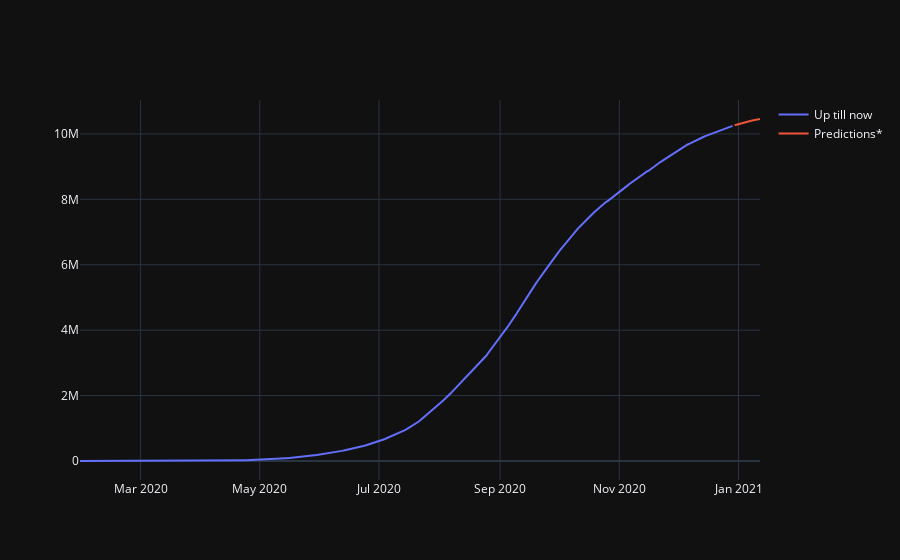

Source (notebook cell):
### Code cell
# graph
figure.show()

### Figure 1 — Plotly figure (JSON) as saved in the notebook; plotly's stock layout.template omitted (floating-point values rounded to 4 significant figures; data arrays with more than 128 entries replaced by an {"elided": "..."} marker saying what was removed)
{"data": [{"mode": "lines", "name": "Up till now", "type": "scatter", "x": {"elided": "335 str values"}, "y": {"elided": "335 int values"}}, {"mode": "lines", "name": "Predictions*", "type": "scatter", "x": ["2020-12-30T00:00:00", "2020-12-31T00:00:00", "2021-01-01T00:00:00", "2021-01-02T00:00:00", "2021-01-03T00:00:00", "2021-01-04T00:00:00", "2021-01-05T00:00:00", "2021-01-06T00:00:00", "2021-01-07T00:00:00", "2021-01-08T00:00:00", "2021-01-09T00:00:00", "2021-01-10T00:00:00", "2021-01-11T00:00:00", "2021-01-12T00:00:00"], "y": [10264912, 10284123, 10302444, 10319368, 10334262, 10349002, 10364533, 10380665, 10396299, 10409792, 10422836, 10433950, 10444166, 10455734]}], "layout": {}}
